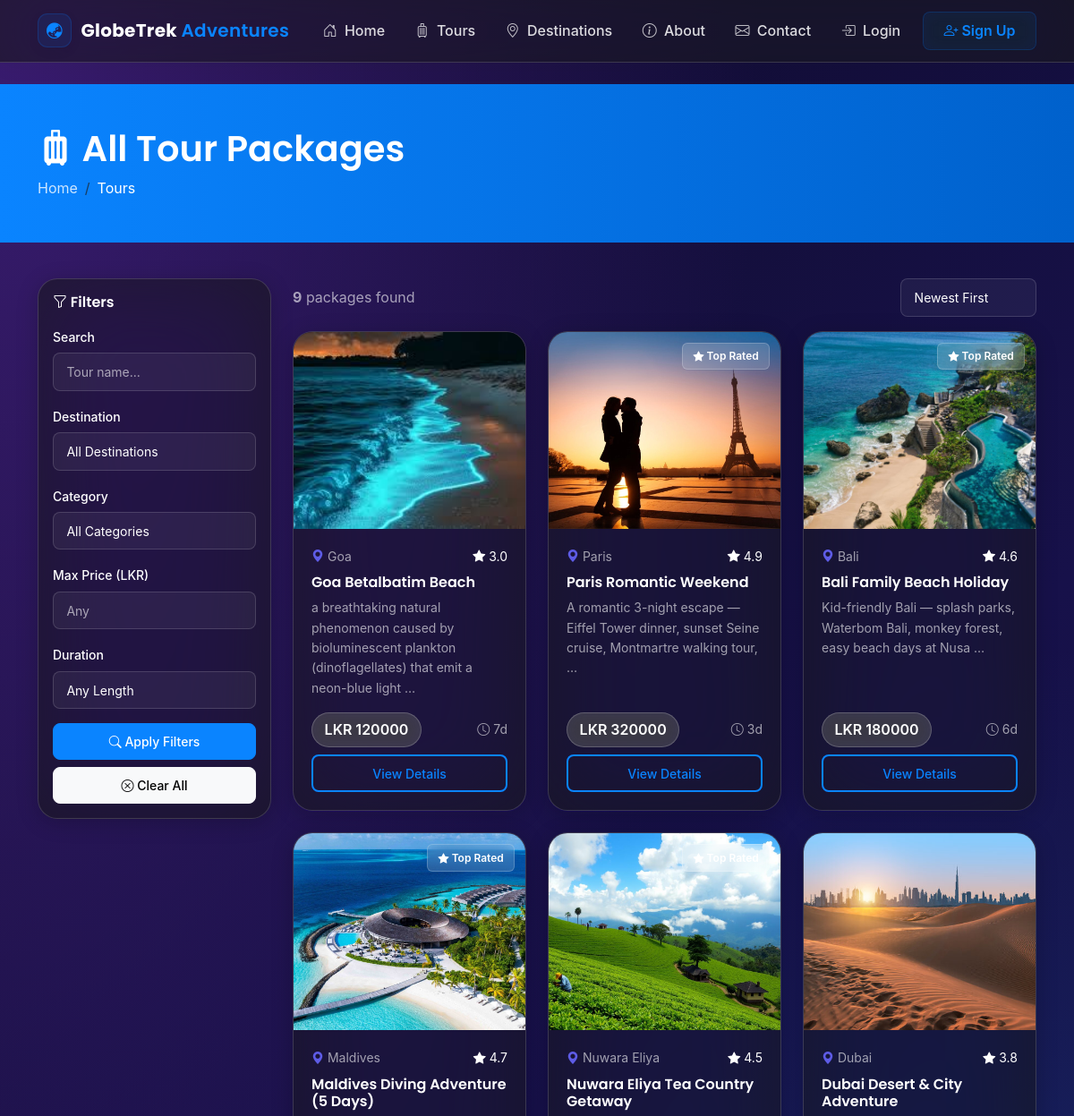
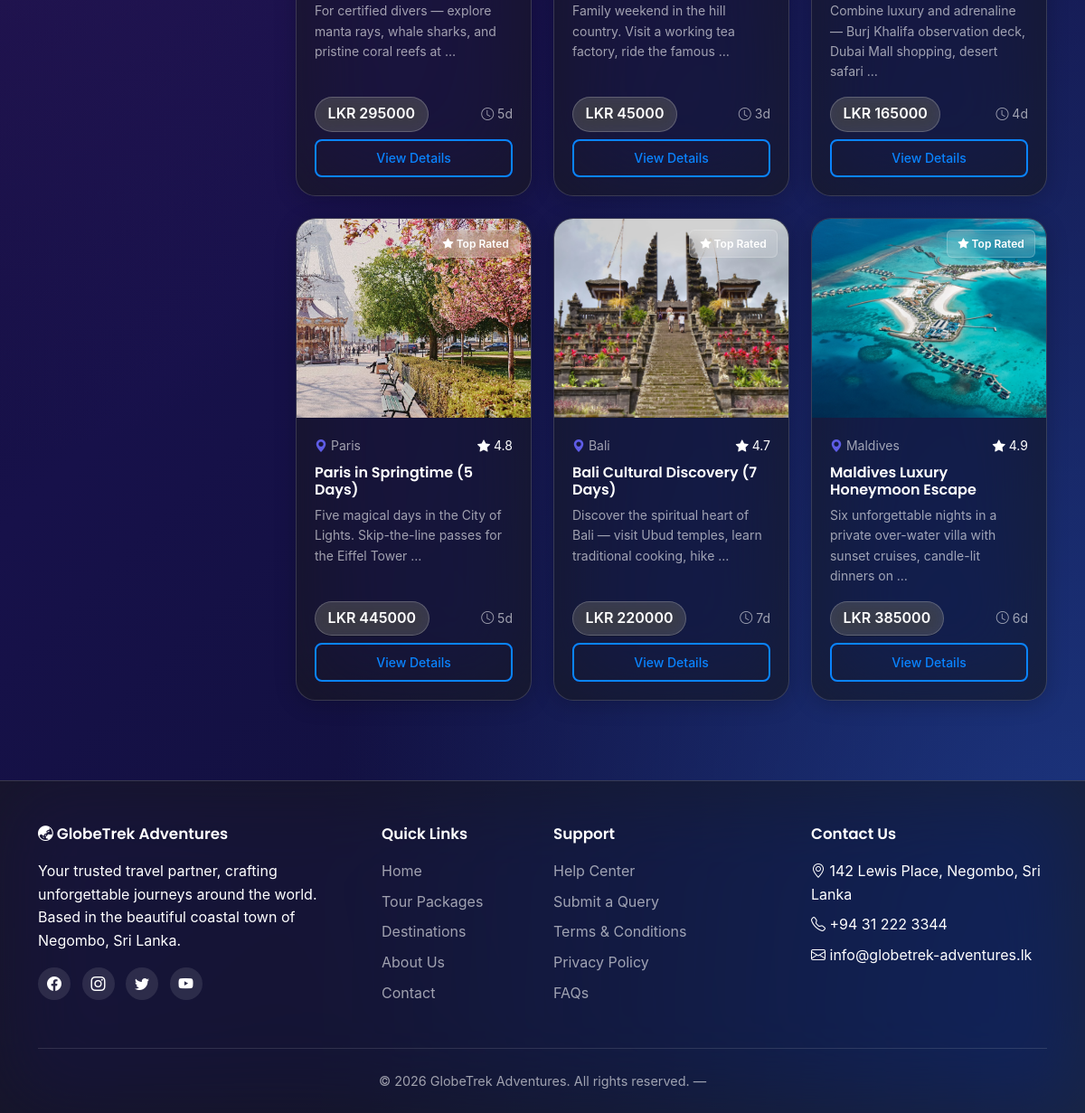
The page /tours/ on the database its author committed (2 pictures, top to bottom).
### apps/tours/models.py (models this page shows, shortened)
class TourPackage(models.Model):
    title = models.CharField(max_length=200)
    slug = models.SlugField(max_length=220, unique=True, blank=True)
    destination = models.ForeignKey(
        Destination, on_delete=models.CASCADE, related_name='packages',
    )
    category = models.ForeignKey(
        TourCategory,
        on_delete=models.SET_NULL,
        null=True, blank=True,
        related_name='packages',
    )
    description = models.TextField()
    duration_days = models.PositiveIntegerField(
        validators=[MinValueValidator(1)],
        help_text='Total number of days for this tour.',
    )
    price = models.DecimalField(
        max_digits=10, decimal_places=2,
        help_text='Price per person in LKR.',
    )
    max_travellers = models.PositiveIntegerField(default=10)
    includes = models.TextField(
        help_text='What is included (one item per line: flights, hotel, meals).',
    )
    excludes = models.TextField(
        blank=True,
        help_text='What is NOT included (visa fees, insurance, etc.)',
    )
    image = models.ImageField(upload_to='tours/', blank=True, null=True)
    rating = models.DecimalField(
        max_digits=3, decimal_places=1,
        default=4.5,
        validators=[MinValueValidator(0), MaxValueValidator(5)],
    )
    available_from = models.DateField()
    available_to = models.DateField()
    is_active = models.BooleanField(default=True)
    created_at = models.DateTimeField(auto_now_add=True)
    updated_at = models.DateTimeField(auto_now=True)
    class Meta:
        ordering = ['-created_at']

class Destination(models.Model):
    name = models.CharField(max_length=100)
    country = models.CharField(max_length=80)
    description = models.TextField()
    image = models.ImageField(upload_to='destinations/', blank=True, null=True)
    featured = models.BooleanField(
        default=False,
        help_text='Tick to show this destination on the homepage.',
    )
    created_at = models.DateTimeField(auto_now_add=True)
    class Meta:
        ordering = ['name']

### apps/tours/views.py (the view, shortened to what this page needs)
# urls.py: path('', views.package_list, name='package_list'),
def package_list(request):
    packages = TourPackage.objects.filter(is_active=True).select_related('destination', 'category')
    q = request.GET.get('q', '').strip()
    dest_id = request.GET.get('destination', '').strip()
    if dest_id.isdigit():
        packages = packages.filter(destination_id=int(dest_id))
    cat_id = request.GET.get('category', '').strip()
    if cat_id.isdigit():
        packages = packages.filter(category_id=int(cat_id))
    max_price = request.GET.get('max_price', '').strip()
    if max_price:
        try:
            packages = packages.filter(price__lte=Decimal(max_price))
        except (InvalidOperation, ValueError):
            pass
    duration = request.GET.get('duration', '').strip()
    if duration == 'short':
        packages = packages.filter(duration_days__lte=3)
    elif duration == 'medium':
        packages = packages.filter(duration_days__gte=4, duration_days__lte=7)
    elif duration == 'long':
        packages = packages.filter(duration_days__gte=8)
    sort = request.GET.get('sort', 'newest')
    if sort == 'price_low':
        packages = packages.order_by('price')
    elif sort == 'price_high':
        packages = packages.order_by('-price')
    elif sort == 'rating':
        packages = packages.order_by('-rating')
    else:
        packages = packages.order_by('-created_at')
    paginator = Paginator(packages, settings.PAGINATE_BY)
    page = request.GET.get('page', 1)
    page_obj = paginator.get_page(page)
    context = {
        'page_obj': page_obj,
        'destinations': Destination.objects.all(),
        'categories': TourCategory.objects.all(),
        'q': q,
        'selected_destination': dest_id,
        'selected_category': cat_id,
        'max_price': max_price,
        'duration': duration,
        'sort': sort,
        'total_results': paginator.count,
    }
    return render(request, 'tours/package_list.html', context)

### templates/tours/package_list.html (shortened to what this page needs)
{% extends 'base.html' %}
{% load static %}
{% block content %}
<div class="page-header">
    <div class="container">
        <h1><i class="bi bi-suitcase-fill"></i> All Tour Packages</h1>
        <nav>
            <ol class="breadcrumb">
                <li class="breadcrumb-item"><a href="{% url 'core:home' %}">Home</a></li>
                <li class="breadcrumb-item active">Tours</li>
            </ol>
        </nav>
    </div>
</div>
<div class="container">
    <div class="row g-4">
        <div class="col-lg-3">
            <div class="card p-3 sticky-top" style="top: 80px;">
                <h6 class="mb-3"><i class="bi bi-funnel"></i> Filters</h6>
                <form method="get">
                    <div class="mb-3">
                        <label class="form-label small">Search</label>
                        <input type="text" name="q" value="{{ q }}" class="form-control form-control-sm" placeholder="Tour name...">
                    </div>
                    <div class="mb-3">
                        <label class="form-label small">Destination</label>
                        <select name="destination" class="form-select form-select-sm">
                            <option value="">All Destinations</option>
                        </select>
                    </div>
                    <div class="mb-3">
                        <label class="form-label small">Category</label>
                        <select name="category" class="form-select form-select-sm">
                            <option value="">All Categories</option>
                        </select>
                    </div>
                    <div class="mb-3">
                        <label class="form-label small">Max Price (LKR)</label>
                        <input type="number" name="max_price" value="{{ max_price }}" class="form-control form-control-sm" placeholder="Any">
                    </div>
                    <div class="mb-3">
                        <label class="form-label small">Duration</label>
                        <select name="duration" class="form-select form-select-sm">
                            <option value="">Any Length</option>
                        </select>
                    </div>
                    <button type="submit" class="btn btn-indigo w-100 btn-sm">
                        <i class="bi bi-search"></i> Apply Filters
                    </button>
                    <a href="{% url 'tours:package_list' %}" class="btn btn-light btn-sm w-100 mt-2">
                        <i class="bi bi-x-circle"></i> Clear All
                    </a>
                </form>
            </div>
        </div>
        <div class="col-lg-9">
            <div class="d-flex justify-content-between align-items-center mb-3">
                <p class="text-muted mb-0">
                    <strong>{{ total_results }}</strong> package{{ total_results|pluralize }} found
                </p>
                <form method="get" class="d-flex">
                    <select name="sort" class="form-select form-select-sm" onchange="this.form.submit()">
                        <option value="newest" {% if sort == "newest" %}selected{% endif %}>Newest First</option>
                    </select>
                </form>
            </div>
            {% if page_obj.object_list %}
            <div class="row g-4">
                {% for pkg in page_obj %}
                <div class="col-md-6 col-lg-4">
                    <div class="card h-100 position-relative">
                        {% if pkg.rating >= 4.5 %}<span class="badge-featured"><i class="bi bi-star-fill"></i> Top Rated</span>{% endif %}
                        {% if pkg.image %}
                            <img src="{{ pkg.image.url }}" class="card-img-top" alt="{{ pkg.title }}">
                        {% else %}
                            <img src="https://placehold.co/600x400/4F46E5/ffffff?text={{ pkg.destination.name|urlencode }}" class="card-img-top" alt="{{ pkg.title }}">
                        {% endif %}
                        <div class="card-body d-flex flex-column">
                            <div class="d-flex justify-content-between mb-2">
                                <small class="text-muted"><i class="bi bi-geo-alt-fill text-indigo"></i> {{ pkg.destination.name }}</small>
                                <small class="star-rating"><i class="bi bi-star-fill"></i> {{ pkg.rating }}</small>
                            </div>
                            <h6 class="card-title">{{ pkg.title }}</h6>
                            <p class="card-text text-muted small">{{ pkg.description|truncatewords:14 }}</p>
                            <div class="mt-auto d-flex justify-content-between align-items-center">
                                <span class="price-tag">LKR {{ pkg.price|floatformat:0 }}</span>
                                <small class="text-muted"><i class="bi bi-clock"></i> {{ pkg.duration_days }}d</small>
                            </div>
                            <a href="{% url 'tours:package_detail' pkg.slug %}" class="btn btn-outline-indigo btn-sm mt-2">View Details</a>
                        </div>
                    </div>
                </div>
                {% endfor %}
            </div>
            {% endif %}
        </div>
    </div>
</div>
{% endblock %}

### rows shown on the page
TourPackage: image (picture), destination.name "Goa", rating "3.0", title "Goa Betalbatim Beach", description "a breathtaking natural phenomenon caused by bioluminescent plankton (dinoflagellates) that emit a neon-blue light …", price "120000", duration_days "7"
TourPackage: shows "Top Rated", image (picture), destination.name "Paris", rating "4.9", title "Paris Romantic Weekend", description "A romantic 3-night escape — Eiffel Tower dinner, sunset Seine cruise, Montmartre walking tour, …", price "320000", duration_days "3"
TourPackage: shows "Top Rated", image (picture), destination.name "Bali", rating "4.6", title "Bali Family Beach Holiday", description "Kid-friendly Bali — splash parks, Waterbom Bali, monkey forest, easy beach days at Nusa …", price "180000", duration_days "6"
TourPackage: shows "Top Rated", image (picture), destination.name "Maldives", rating "4.7", title "Maldives Diving Adventure (5 Days)", description "For certified divers — explore manta rays, whale sharks, and pristine coral reefs at …", price "295000", duration_days "5"
TourPackage: shows "Top Rated", image (picture), destination.name "Nuwara Eliya", rating "4.5", title "Nuwara Eliya Tea Country Getaway", description "Family weekend in the hill country. Visit a working tea factory, ride the famous …", price "45000", duration_days "3"
TourPackage: image (picture), destination.name "Dubai", rating "3.8", title "Dubai Desert & City Adventure", description "Combine luxury and adrenaline — Burj Khalifa observation deck, Dubai Mall shopping, desert safari …", price "165000", duration_days "4"
TourPackage: shows "Top Rated", image (picture), destination.name "Paris", rating "4.8", title "Paris in Springtime (5 Days)", description "Five magical days in the City of Lights. Skip-the-line passes for the Eiffel Tower …", price "445000", duration_days "5"
TourPackage: shows "Top Rated", image (picture), destination.name "Bali", rating "4.7", title "Bali Cultural Discovery (7 Days)", description "Discover the spiritual heart of Bali — visit Ubud temples, learn traditional cooking, hike …", price "220000", duration_days "7"
TourPackage: shows "Top Rated", image (picture), destination.name "Maldives", rating "4.9", title "Maldives Luxury Honeymoon Escape", description "Six unforgettable nights in a private over-water villa with sunset cruises, candle-lit dinners on …", price "385000", duration_days "6"

### other values the page prints
{{ total_results }} "9"
{{ COMPANY_ADDRESS }} "142 Lewis Place, Negombo, Sri Lanka"
{{ COMPANY_PHONE }} "+94 31 222 3344"
{{ COMPANY_EMAIL }} "info@globetrek-adventures.lk"
{{ COMPANY_NAME }} "GlobeTrek Adventures"
